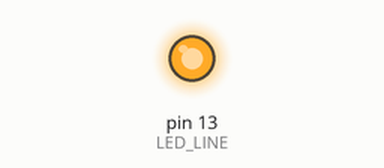
Simulated run of this sketch. Board: Arduino Uno, built with avr-gcc and run on an emulated ATmega328P. Parts: output pins drawn as LEDs (lit = HIGH).

Above: at 0.1 s.
Timing chart, 0 to 1.6 s (numbered marks = the images above):
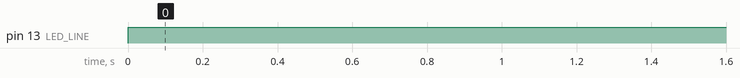

The sketch:

controlLock.ino
```cpp
#define RELAY_CONTROL_LINE 1 // digital channel to control the relay with
#define LED_LINE 13

void setup() {
	Serial.begin(57600);
	Serial.setTimeout(25);

	pinMode(RELAY_CONTROL_LINE, OUTPUT);
	pinMode(LED_LINE, OUTPUT);
}

void loop() {
  char buffer[10];
  size_t length = 2;

	digitalWrite(LED_LINE, HIGH);
	buffer[0] = 0;
	length = Serial.readBytes(buffer, length);

	if (length > 1) {
		if ((buffer[0] == 13) && (buffer[1] == 0)) {
			digitalWrite(LED_LINE, LOW);
		}
	}
	// Bean.sleep(0xFFFFFFFF);
}
```

Measured:
- by itself, pin 13 (LED_LINE): LOW → HIGH at 0.00 s
